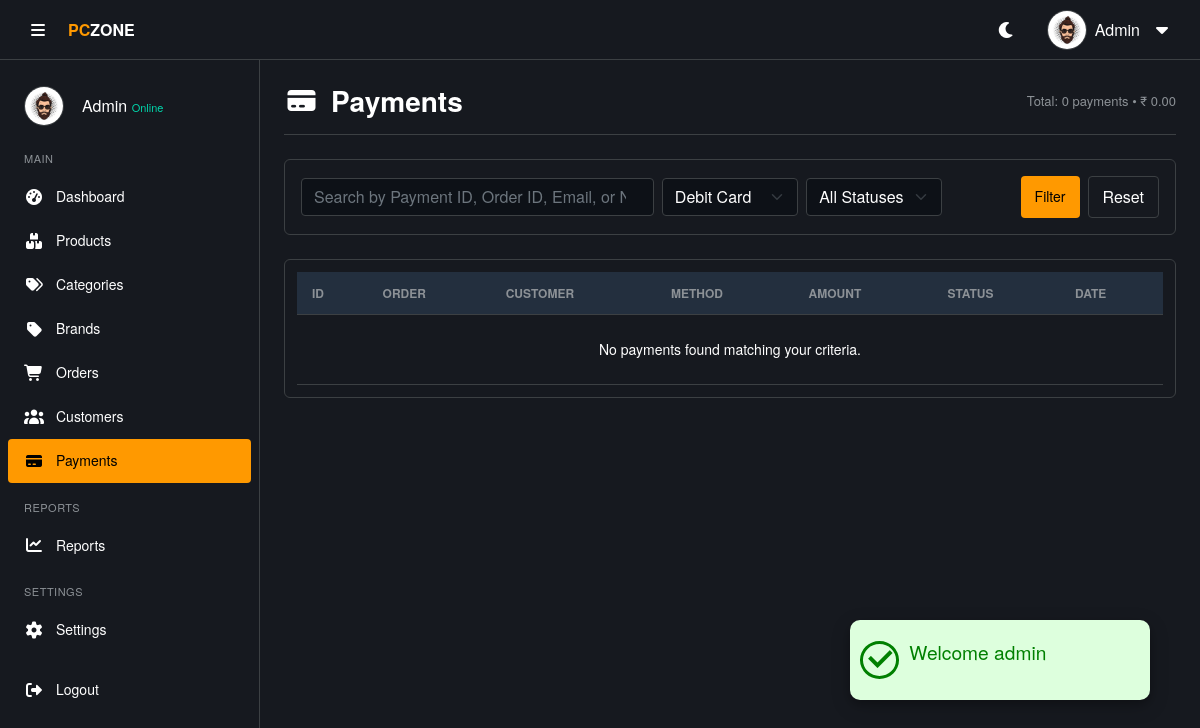
/admin/payment.php?method=debit_card (signed in), run on an earlier commit of the app's database.
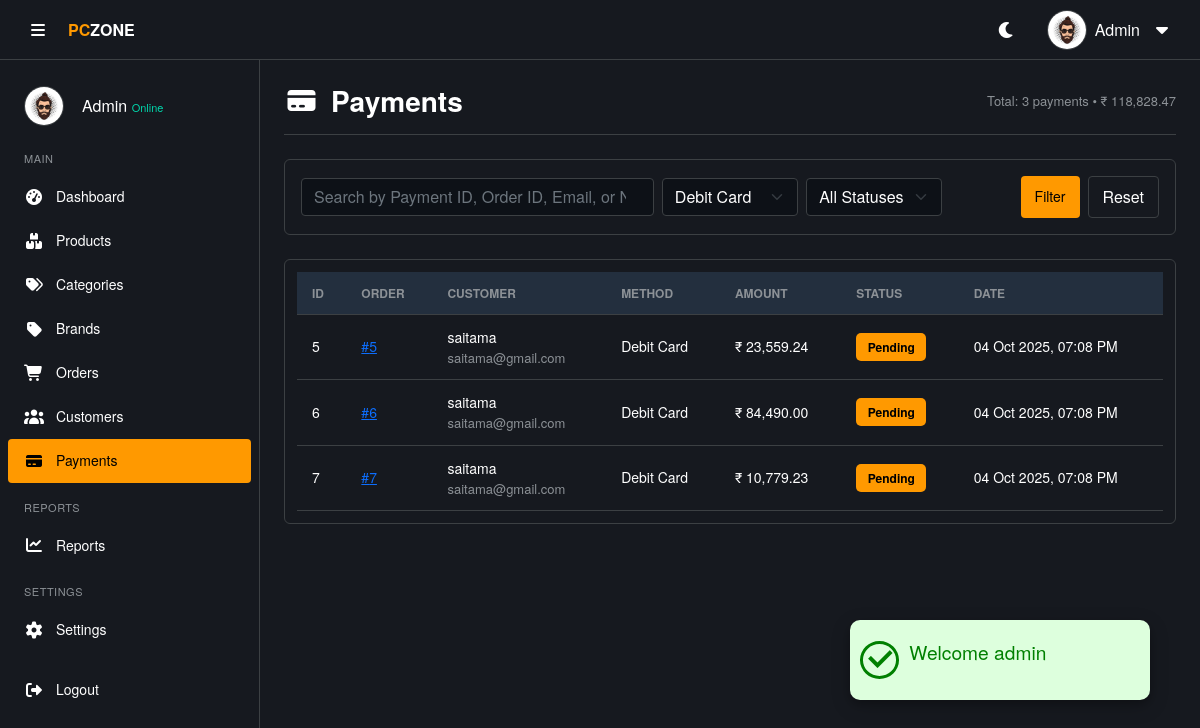
And on a later commit of the database.
### tables this page shows
CREATE TABLE IF NOT EXISTS `payments` (
  `payment_id` int NOT NULL AUTO_INCREMENT,
  `order_id` int NOT NULL,
  `payment_method` enum('cash_on_delivery','credit_card','debit_card','upi') NOT NULL,
  `amount` decimal(10,2) NOT NULL,
  `currency` varchar(10) DEFAULT 'INR',
  `payment_status` enum('Pending','Paid','Failed','Refunded') DEFAULT 'Pending',
  `created_at` datetime DEFAULT CURRENT_TIMESTAMP,
  PRIMARY KEY (`payment_id`),
  KEY `order_id` (`order_id`)
);

CREATE TABLE IF NOT EXISTS `users` (
  `user_id` int NOT NULL AUTO_INCREMENT,
  `username` varchar(150) DEFAULT NULL,
  `email` varchar(100) NOT NULL,
  `password` varchar(255) NOT NULL,
  `date_of_birth` date DEFAULT NULL,
  `gender` enum('Male','Female','Other') DEFAULT NULL,
  `phone` varchar(20) DEFAULT NULL,
  `email_verified` tinyint(1) DEFAULT '0',
  `role` enum('admin','user') NOT NULL DEFAULT 'user',
  `status` enum('active','inactive') DEFAULT 'active',
  `last_login` datetime DEFAULT NULL,
  `created_at` timestamp NULL DEFAULT CURRENT_TIMESTAMP,
  `updated_at` timestamp NULL DEFAULT CURRENT_TIMESTAMP ON UPDATE CURRENT_TIMESTAMP,
  PRIMARY KEY (`user_id`),
  UNIQUE KEY `email` (`email`)
);

### includes/functions.php (called while the page is built, shortened)
<?php
function e($v)
{
  return htmlspecialchars($v ?? '');
}

### admin/payment.php (the view, shortened to what this page needs)
<?php
require('../includes/functions.php');
$q = trim($_GET['q'] ?? '');
$method = trim($_GET['method'] ?? '');
$whereConditions = [];
if ($method !== '') {
  $whereConditions[] = "p.payment_method = '" . $conn->real_escape_string($method) . "'";
}
$whereClause = !empty($whereConditions) ? 'WHERE ' . implode(' AND ', $whereConditions) : '';
$totalsQuery = "SELECT COUNT(p.payment_id) AS total_count, COALESCE(SUM(p.amount), 0) AS total_amount
                FROM payments p
                LEFT JOIN orders o ON p.order_id = o.order_id
                LEFT JOIN users u ON o.user_id = u.user_id
                $whereClause";
$totalsResult = $conn->query($totalsQuery);
if ($totalsResult) {
  $totals = $totalsResult->fetch_assoc();
  $total_count = (int)($totals['total_count'] ?? 0);
  $total_amount = (float)($totals['total_amount'] ?? 0);
} else {
  $total_count = 0;
  $total_amount = 0;
}
$sql = "SELECT p.*, u.username, u.email, o.user_id
        FROM payments p
        LEFT JOIN orders o ON p.order_id = o.order_id
        LEFT JOIN users u ON o.user_id = u.user_id
        $whereClause
        ORDER BY p.created_at DESC";
$result = $conn->query($sql);
$payments = [];
if ($result) {
  $payments = $result->fetch_all(MYSQLI_ASSOC);
}
?>
<!DOCTYPE html>
<html lang="en">
<head>
  <?php require('./includes/header-link.php') ?>
</head>
<body>
  <?php
  require('./includes/alert.php');
  include './includes/header.php';
  include './includes/sidebar.php';
  ?>
  <main class="main-content">
    <div class="page-header">
      <h3><i class="fas fa-credit-card"></i> Payments</h3>
      <div class="text-end text-small-muted">
        Total: <?= $total_count ?> payments • ₹ <?= number_format($total_amount, 2) ?>
      </div>
    </div>
    <div class="theme-card p-3 mb-4">
      <form method="get" class="row g-2 align-items-center">
        <div class="col-md-5 col-12">
          <input type="search" name="q" value="<?= e($q) ?>" class="form-control" placeholder="Search by Payment ID, Order ID, Email, or Name">
        </div>
        <div class="col-md-2 col-6">
          <select name="method" class="form-select">
            <option value="debit_card" <?= $method === 'debit_card' ? 'selected' : '' ?>>Debit Card</option>
          </select>
        </div>
        <div class="col-md-2 col-6">
          <select name="status" class="form-select">
            <option value="">All Statuses</option>
          </select>
        </div>
        <div class="col-md-3 col-12 d-flex justify-content-end">
          <button class="btn-add" type="submit">Filter</button>
          <a href="payment.php" class="btn-secondary ms-2">Reset</a>
        </div>
      </form>
    </div>
    <div class="table-container">
      <table class="data-table">
        <thead>
          <tr>
            <th>ID</th>
            <th>Order</th>
            <th>Customer</th>
            <th>Method</th>
            <th>Amount</th>
            <th>Status</th>
            <th>Date</th>
          </tr>
        </thead>
        <tbody>
          <?php if (empty($payments)): ?>
            <tr>
              <td colspan="7" class="text-center py-4">No payments found matching your criteria.</td>
            </tr>
          <?php else: ?>
            <?php foreach ($payments as $p): ?>
              <tr>
                <td><?= (int)$p['payment_id'] ?></td>
                <td>
                  <?php if ($p['order_id']): ?>
                    <a href="order_view.php?id=<?= (int)$p['order_id'] ?>">#<?= (int)$p['order_id'] ?></a>
                  <?php else: ?>
                    #<?= (int)$p['order_id'] ?>
                  <?php endif; ?>
                </td>
                <td>
                  <div><?= e($p['username'] ?? 'N/A') ?></div>
                  <div class="text-small-muted"><?= e($p['email'] ?? 'N/A') ?></div>
                </td>
                <td><?= e(ucwords(str_replace('_', ' ', $p['payment_method']))) ?></td>
                <td>₹ <?= number_format((float)$p['amount'], 2) ?></td>
                <td>
                  <span class="badge-status <?= strtolower(e($p['payment_status'])) ?>">
                    <?= e($p['payment_status']) ?>
                  </span>
                </td>
                <td><?= date('d M Y, h:i A', strtotime($p['created_at'])) ?></td>
              </tr>
            <?php endforeach; ?>
          <?php endif; ?>
        </tbody>
      </table>
    </div>
  </main>
</body>
</html>

What changed in the data, as far as the page shows it:
added payments: payment_id "5", order "5", users.username "saitama", users.email "saitama@gmail.com", payment_method "Debit Card", amount "23,559.24", payment_status "Pending", created_at "04 Oct 2025, 07:08 PM"
added payments: payment_id "6", order "6", users.username "saitama", users.email "saitama@gmail.com", payment_method "Debit Card", amount "84,490.00", payment_status "Pending", created_at "04 Oct 2025, 07:08 PM"
added payments: payment_id "7", order "7", users.username "saitama", users.email "saitama@gmail.com", payment_method "Debit Card", amount "10,779.23", payment_status "Pending", created_at "04 Oct 2025, 07:08 PM"
Also different on the page:
$total_count: "0" → "3"
$total_amount: "0.00" → "118,828.47"
text no longer shown: "No payments found matching your criteria."
